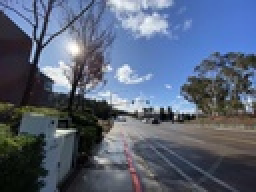
%> input picture ECE_253_hw4_Bolin_ A53316428/test1.jpg, 128 x 96 px, shrunk from 1440 x 1080 before the run (shown 2 times larger)
$ octave --eval "result = compute_norm_rgb_histogram('../ECE_253_hw4_Bolin_ A53316428/test1.jpg');"   (GNU Octave 9; MATLAB toolbox functions it lacks are replaced by stand-ins)
%> lines starting %> are read from the running program, lines starting %| are printed output that depends on the picture
function [h] = compute_norm_rgb_histogram(input)
%> called with input = '../ECE_253_hw4_Bolin_ A53316428/test1.jpg'
% input (RGB/color image) and one output (1 x 96 vector)
I = imread(input);
%> I is the input picture: size 96x128x3 uint8; mean R, G, B 87.8, 98.9, 119.7
R = I(:,:,1);
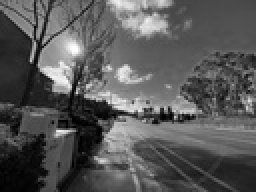
%> R: size 96x128 uint8 (shown 2 times larger); min 0, max 255, mean 87.8
G = I(:,:,2);
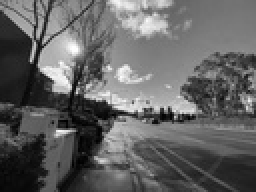
%> G: size 96x128 uint8 (shown 2 times larger); min 0, max 254, mean 98.9
B = I(:,:,3);
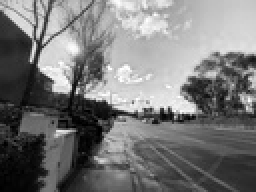
%> B: size 96x128 uint8 (shown 2 times larger); min 0, max 255, mean 119.7

% Initialize
[x,y] = size(R);
%> x = 96; y = 128
n = 255/32;
h = zeros(1,3*32);

%  Count the numbers
for bins = 1:32
    for i = 1:x
        for j = 1:y
            if R(i,j)>n*(bins-1) && R(i,j)<=n*bins
                h(bins) = h(bins)+1;
            end
        end
    end
end
%> after the loop, h = 96 values, max 1153 at index 11, min 0 at index 33, mean 127.8

for bins = 33:64
    for i = 1:x
        for j = 1:y
            if G(i,j)>n*(bins-33) && G(i,j)<=n*(bins-32)
                h(bins) = h(bins)+1;
            end
        end
    end
end
%> after the loop, h = 96 values, max 1153 at index 11, min 0 at index 65, mean 255.7


for bins = 65:96
    for i = 1:x
        for j = 1:y
            if B(i,j)>n*(bins-65) && B(i,j)<=n*(bins-64)
                h(bins) = h(bins)+1;
            end
        end
    end
end
%> after the loop, h = 96 values, max 1153 at index 11, min 10 at index 32, mean 383.4

% Plot the histogram
h = h./sum(h);
%> h = 96 values, max 0.0313 at index 11, min 0.000272 at index 32, mean 0.0104
%> `result = compute_norm_rgb_histogram('../ECE_253_hw4_Bolin_ A53316428/t..`:
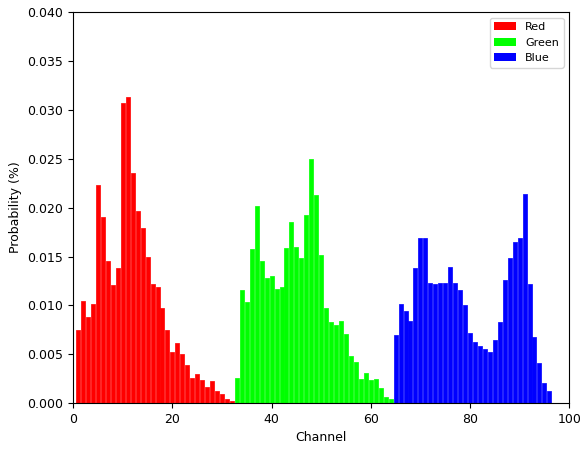
%> figure redrawn from the program's plot data; tallest bar 0.0313 high, from x = 10.6 to 11.4; tallest bar 0.025 high, from x = 47.6 to 48.4; tallest bar 0.0214 high, from x = 90.6 to 91.4
%> `result = compute_norm_rgb_histogram('../ECE_253_hw4_Bolin_ A53316428/t..`: result has the same summary as h in compute_norm_rgb_histogram
bk = zeros(1,32); % blank matrix
bar([h(1,1:32),bk,bk],'r')
hold on
bar([bk,h(1,33:64),bk],'g')
hold on
bar([bk,bk,h(1,65:96)],'b')
legend('Red','Green','Blue')
xlabel('Channel')
ylabel('Probability (%)')

$ run again, on ECE_253_hw4_Bolin_ A53316428/test3.jpg
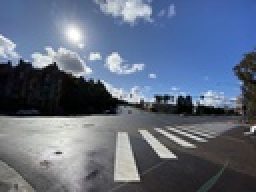
%> input picture ECE_253_hw4_Bolin_ A53316428/test3.jpg, 128 x 96 px, shrunk from 1440 x 1080 before the run (shown 2 times larger)
%> in compute_norm_rgb_histogram, I is the input picture: size 96x128x3 uint8; mean R, G, B 96.3, 107.9, 128.2
%> in compute_norm_rgb_histogram, `B = I(:,:,3);`:
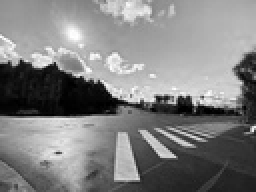
%> B: size 96x128 uint8 (shown 2 times larger); min 0, max 255, mean 128.2
%> after the loop in compute_norm_rgb_histogram, `for bins = 1:32`: h = 96 values, max 1412 at index 9, min 0 at index 33, mean 126.7
%> after the loop in compute_norm_rgb_histogram, `for bins = 33:64`: h = 96 values, max 1452 at index 46, min 0 at index 65, mean 254.4
%> after the loop in compute_norm_rgb_histogram, `for bins = 65:96`: h = 96 values, max 1452 at index 46, min 8 at index 31, mean 382
%> in compute_norm_rgb_histogram, `h = h./sum(h);`: h = 96 values, max 0.0396 at index 46, min 0.000218 at index 31, mean 0.0104
%> `result = compute_norm_rgb_histogram('../ECE_253_hw4_Bolin_ A53316428/t..`:
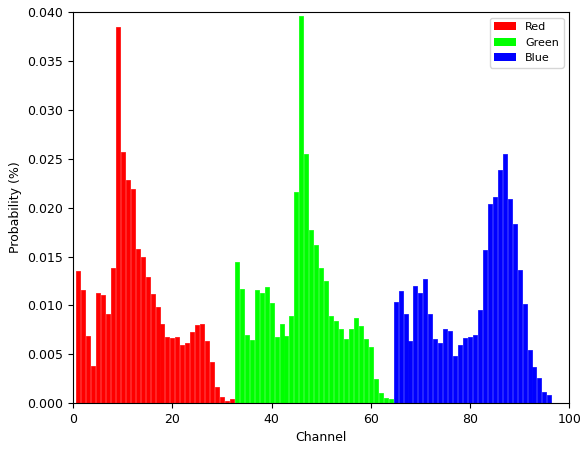
%> figure redrawn from the program's plot data; tallest bar 0.0385 high, from x = 8.6 to 9.4; tallest bar 0.0396 high, from x = 45.6 to 46.4; tallest bar 0.0255 high, from x = 86.6 to 87.4
%> result has the same summary as h in compute_norm_rgb_histogram
